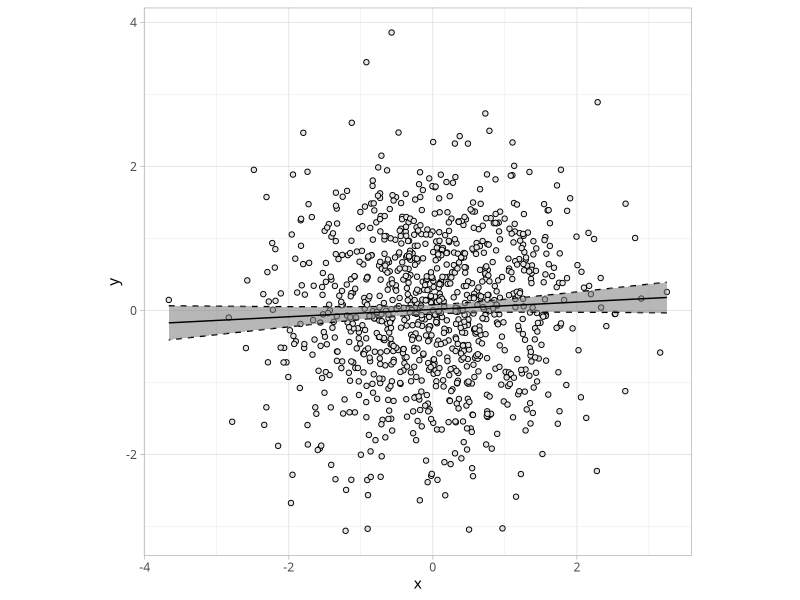
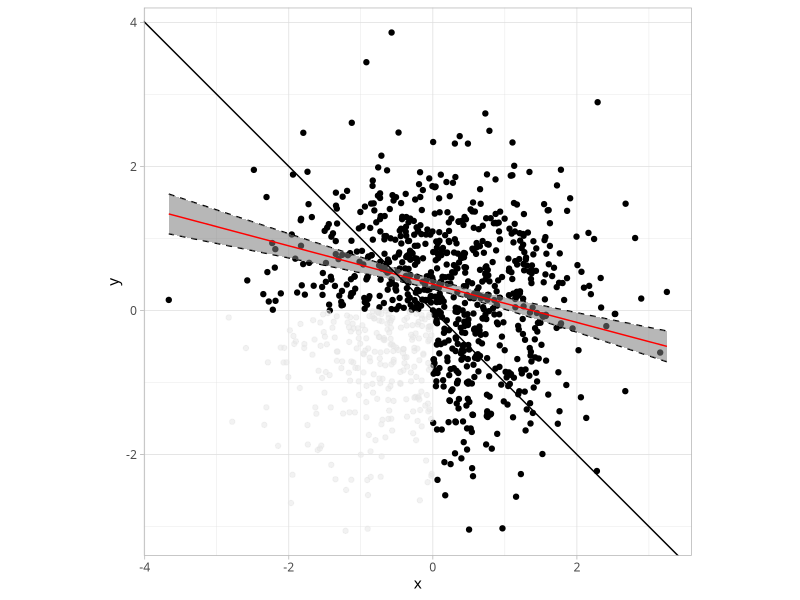
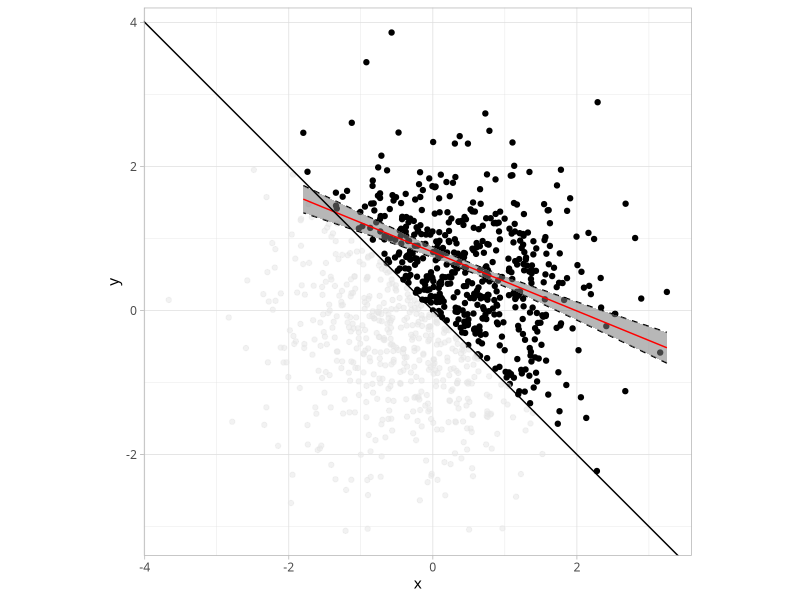
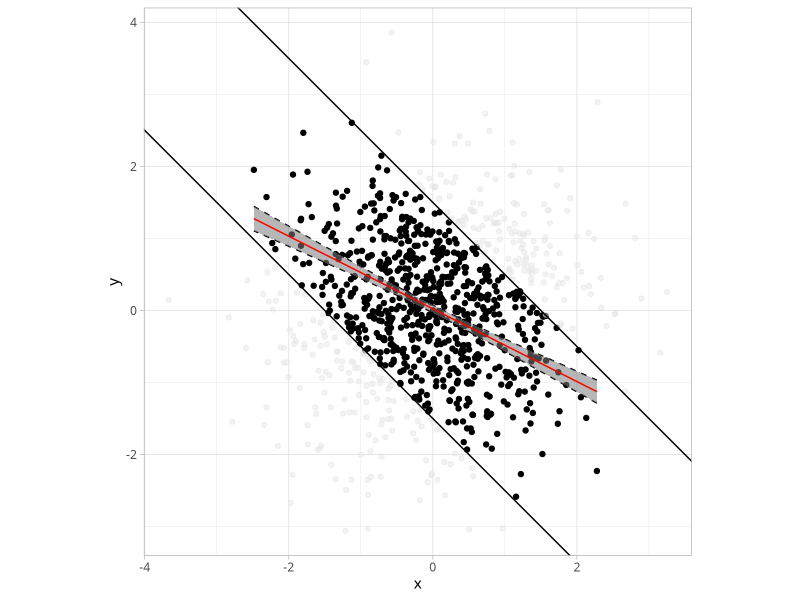
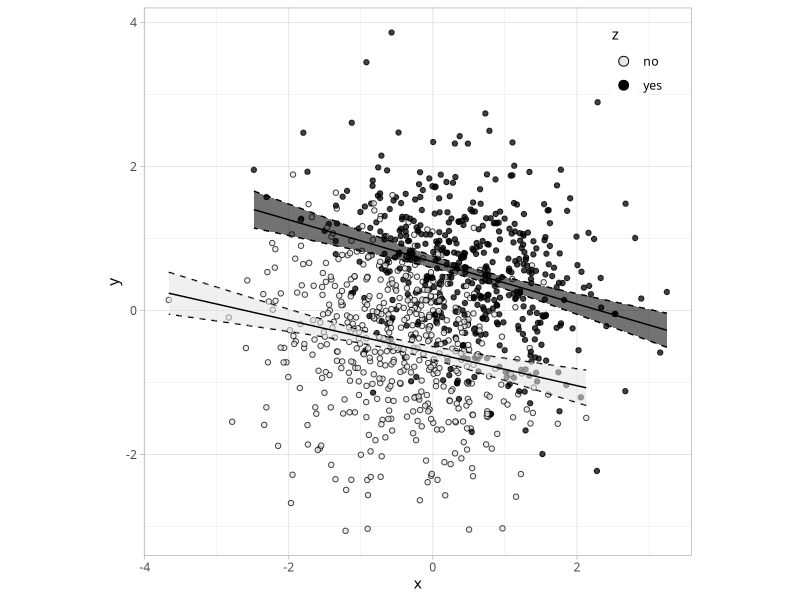

The R source for these figures, in order:
## ---- chunk 1
#| code-summary: Packages et al.
#| message: false

library(tidyverse)
theme_set(theme_light(base_family = "Optima"))
## ---- chunk 2
N <- 1e3

d <- tibble(
  x = rnorm(N, 0, 1),
  y = rnorm(N, 0, 1)
)
## ---- chunk 3
d |> 
  ggplot(aes(x, y)) + 
  geom_point(shape = 21, fill = "grey90") +
  geom_ribbon(
    stat = "smooth", method = "lm", color = "black", 
    alpha = 1/4, linetype = "dashed", linewidth = 1/2
  ) +
  geom_smooth(method = "lm", show.legend = FALSE, color = "black", linewidth = 1/2) +
  coord_fixed(ratio = 1)
## ---- chunk 4
d <- d |> mutate(z = x <= 0 & y <= 0)
d <- d |> mutate(z = ifelse(as.logical(z), "yes", "no"))

d |> 
  filter(z == "no") |> 
  ggplot(aes(x, y)) + 
  geom_point() + 
  geom_point(
    data = d |> filter(z == "yes"),
    color = "grey90", alpha = 1/2
  ) +
  geom_ribbon(
    stat = "smooth", method = "lm", color = "black", 
    alpha = 1/4, linetype = "dashed", linewidth = 1/2
  ) +
  geom_smooth(method = "lm", show.legend = FALSE, color = "red", linewidth = 1/2) +
  coord_fixed(ratio = 1) +
  geom_abline(intercept = 0, slope = -1)

# ggsave("images/collider1.png", device = "png", dpi = "print", width = 5, height = 5)
## ---- chunk 5
d <- d |> 
  mutate(z = x + y <= 0) |> 
  mutate(z = ifelse(as.logical(z), "yes", "no"))

d |> 
  filter(z == "no") |> 
  ggplot(aes(x, y)) + 
  geom_point() + 
  geom_point(
    data = d |> filter(z == "yes"),
    color = "grey90", alpha = 1/2
  ) +
  geom_ribbon(
    stat = "smooth", method = "lm", color = "black", 
    alpha = 1/4, linetype = "dashed", linewidth = 1/2
  ) +
  geom_smooth(method = "lm", show.legend = FALSE, color = "red", linewidth = 1/2) +
  coord_fixed(ratio = 1) +
  geom_abline(intercept = 0, slope = -1)

# ggsave("images/collider2.png", device = "png", dpi = "print", width = 5, height = 5)

## ---- chunk 6
d <- d |> 
  mutate(z = (x + y >= -1.5) & (x + y <= 1.5)) |> 
  mutate(z = ifelse(as.logical(z), "yes", "no"))

d |> 
  filter(z == "yes") |> 
  ggplot(aes(x, y)) + 
  geom_point() + 
  geom_point(
    data = d |> filter(z == "no"),
    color = "grey90", alpha = 1/2
  ) +
  geom_ribbon(
    stat = "smooth", method = "lm", color = "black", 
    alpha = 1/4, linetype = "dashed", linewidth = 1/2
  ) +
  geom_smooth(method = "lm", show.legend = FALSE, color = "red", linewidth = 1/2) +
  coord_fixed(ratio = 1) +
  geom_abline(intercept = c(-1.5, 1.5), slope = -1)

## ggsave("images/collider3.png", device = "png", dpi = "print", width = 5, height = 5)

## ---- chunk 7
d <- d |> 
  mutate(p = plogis(2*x + 2*y)) |> 
  mutate(z = rbinom(N, 1, p)) |> 
  mutate(z = ifelse(as.logical(z), "yes", "no"))

d |> 
  ggplot(aes(x, y, fill = z)) + 
  geom_point(alpha = 3/4, shape = 21) + 
  geom_ribbon(
    stat = "smooth", method = "lm", color = "black", 
    alpha = 1/4, linetype = "dashed", linewidth = 1/2, 
    show.legend = FALSE
  ) +
  geom_smooth(method = "lm", show.legend = FALSE, color = "black", linewidth = 1/2) +
  coord_fixed(ratio = 1) +
  scale_fill_manual(values = c("grey90", "black")) +
  guides(fill = guide_legend(override.aes = list(size = 3, alpha = 1))) +
  theme(legend.position = c(.9, .9), legend.background = element_blank())
## ---- chunk 8
mean(c(7, 3, 7, 8, 7, 4))
## ---- chunk 9
mean(c(3, 7, 4))
